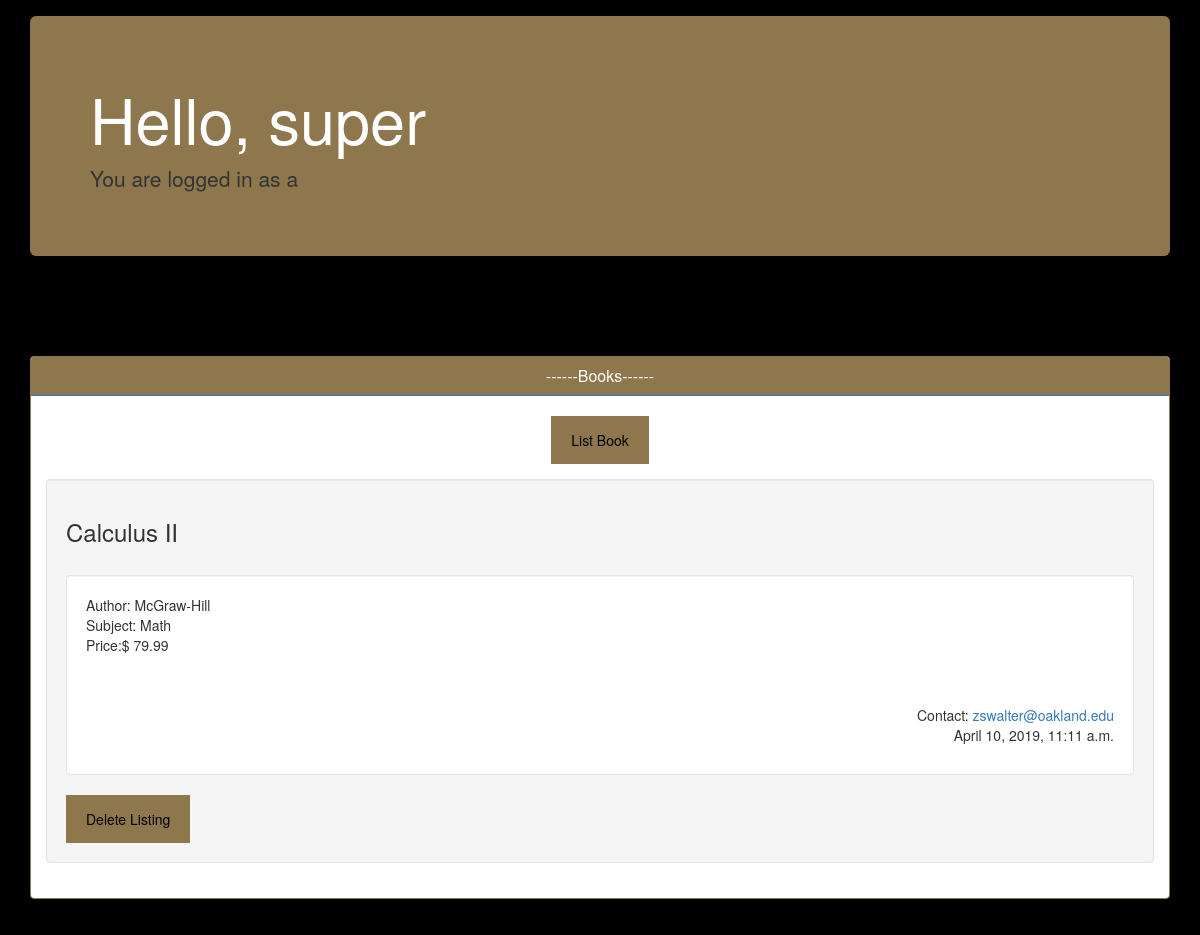
Page /books/ (signed in) on the committed database.
### accounts/models.py (models this page shows, shortened)
class CustomUser(AbstractUser):
    USER_TYPE_CHOICES = (
        ('Student', 'Student'),
        ('Tutor', 'Tutor'),
        ('Professor', 'Professor'),
    )
    user_type = models.CharField(max_length=100, choices=USER_TYPE_CHOICES, null=True)
    def is_student(self):
        user = self
        if user.user_type == 'Student':
            return True
        else:
            return False
    def is_tutor(self):
        user = self
        if user.user_type == 'Tutor':
            return True
        else:
            return False
    def is_professor(self):
        user = self
        if user.user_type == 'Professor':
            return True
        else:
            return False

### books/models.py (models this page shows, shortened)
class Books(models.Model):
    user = models.ForeignKey(settings.AUTH_USER_MODEL, on_delete=models.CASCADE)
    title = models.CharField(max_length=200)
    author = models.CharField(max_length=200)
    subject = models.CharField(max_length=200)
    price = models.DecimalField(max_digits=5, decimal_places=2)
    creation_date = models.DateTimeField(default=timezone.now)
    published_date = models.DateTimeField(blank=True, null=True)

### books/views.py (the view)
# urls.py: path('', views.book_list, name='book_list'),
def book_list(request):
    books = Books.objects.filter(published_date__lt=timezone.now()).order_by('-published_date')
    return render(request, 'books.html', {'books': books})

### templates/books.html (shortened to what this page needs)
<!DOCTYPE html>
<html lang="en">
<head>
</head>
{% extends 'base.html' %}
{% block content %}
    {% if user.is_authenticated %}
         <div class="row">
            <div class="col-md-12">
                <div class="panel panel-primary" style="border-color: #8e774d">
                    <div class="panel-heading" style="background-color: #8e774d">
                        <h3 class="panel-title" style="text-align: center">------Books------</h3>
                      </div>
                        <br>
                        <div style="text-align: center">
                        <button style="width:auto; position: center"><a style="color: black" href="{% url 'book_new' %}">
                            List Book</a></button>
                        </div>
                      <div class="panel-body">
                        {% for book in books %}
                        <div class="well">
                              <h3>{{ book.title }}</h3>
                              <br>
                            <div style="background-color:white" class="well">
                                <p>Author: {{ book.author }}
                                <br>
                                Subject: {{ book.subject }}
                                <br>
                                Price:$ {{ book.price }}</p>
                                <br>
                                <br>
                                 <p style="text-align: right">Contact: <a href="mailto:{{ book.user.email }}">{{ book.user.email }}</a>
                                 {{ book.published_date }}
                                 </p>
                            </div>
                        <button style="width:auto; position: center"><a style="color: black" href="{% url 'book_delete' pk=book.pk %}">Delete Listing</a></button>
                         </div>
                          {% endfor %}
                      </div>
                </div>
            </div>
        </div>
    </div>
        </body>
    {% else %}
        <p style="color: #8e774d">You are not logged in</p>
    {% endif %}
{% endblock %}

### templates/base.html (shortened to what this page needs)
<!DOCTYPE html>
<html lang="en">
{%  load static %}
<head>
    <link rel="stylesheet" href="https://maxcdn.bootstrapcdn.com/bootstrap/3.3.2/css/bootstrap.min.css">
</head>
<body style="background-color: black">
    <div class="container">
        <div class="jumbotron" style="background-color: #8e774d">
            {% if user.is_authenticated %}
                <h1 style="color: white">Hello, {{ user.username }}</h1>
                <p>You are logged in as a
                </p>
            {% else %}
                <h1 style="color: white">Oakland Connect</h1>
                <p>Services for a better learning experience!</p>
            {% endif %}
        </div>
        <nav class="navbar navbar-default" style="background-color: black; border-color: black">
        </nav>
	{% block content %}
	{% endblock %}
</body>
</html>

### templates/books.html (style rules this page uses)
body { font-family: Arial, Helvetica, sans-serif; }
button { background-color: #8e774d; color: white; padding: 14px 20px; margin: 8px 0; border: none; cursor: pointer; width: 100%; position: center; }
.container { padding: 16px; }

### rows in the picture
CustomUser: username "super"
Books: title "Calculus II", author "McGraw-Hill", subject "Math", price "79.99", user.email "zswalter@oakland.edu", published_date "April 10, 2019, 11:11 a.m."
